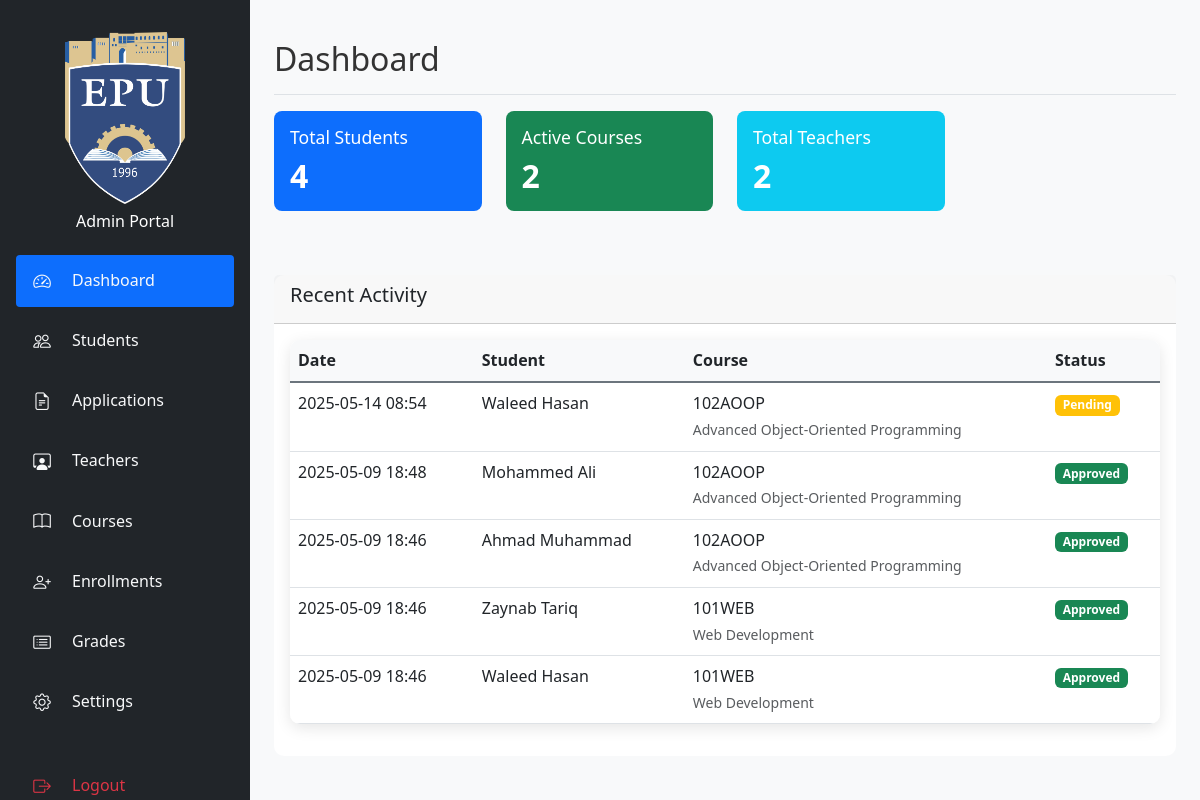
Page /src/admin/dashboard.php (signed in) on the committed database.
### tables this page shows
CREATE TABLE `enrollments` (
  `id` int(11) NOT NULL,
  `student_id` int(11) NOT NULL,
  `course_id` int(11) NOT NULL,
  `semester` varchar(20) NOT NULL,
  `year` int(11) NOT NULL,
  `grade` varchar(2) DEFAULT NULL,
  `created_at` timestamp NOT NULL DEFAULT current_timestamp(),
  `updated_at` timestamp NOT NULL DEFAULT current_timestamp() ON UPDATE current_timestamp(),
  `status` enum('pending','approved','rejected') NOT NULL DEFAULT 'pending',
  `numeric_grade` decimal(5,2) DEFAULT NULL,
  `updated_by` varchar(10) DEFAULT NULL COMMENT 'Format: T123 for teachers, A123 for admins'
);

CREATE TABLE `courses` (
  `id` int(11) NOT NULL,
  `course_code` varchar(20) NOT NULL,
  `course_name` varchar(100) NOT NULL,
  `instructor` varchar(100) NOT NULL,
  `schedule` varchar(100) NOT NULL,
  `department` varchar(100) NOT NULL,
  `credits` int(11) NOT NULL,
  `description` text DEFAULT NULL,
  `created_at` timestamp NOT NULL DEFAULT current_timestamp(),
  `updated_at` timestamp NOT NULL DEFAULT current_timestamp() ON UPDATE current_timestamp()
);

### src/admin/dashboard.php (the view, shortened to what this page needs)
<?php
$db = get_db_connection();
$numberofsutdnet = mysqli_fetch_assoc(mysqli_query($db, "SELECT COUNT(*) AS count FROM students"));
$total_courses = mysqli_fetch_assoc(mysqli_query($db, "SELECT COUNT(*) AS count FROM courses"));
$total_teachers = mysqli_fetch_assoc(mysqli_query($db, "SELECT COUNT(*) AS count FROM teachers"));
$recent_activities = $db->query("
    SELECT
        e.created_at as date,
        CONCAT(s.first_name, ' ', s.last_name) as student_name,
        c.course_code,
        c.course_name,
        e.status
    FROM enrollments e
    JOIN students s ON e.student_id = s.id
    JOIN courses c ON e.course_id = c.id
    ORDER BY e.created_at DESC
    LIMIT 5
");
?>
<!DOCTYPE html>
<html lang="en">
<head>
    <link href="https://cdn.jsdelivr.net/npm/bootstrap@5.3.0/dist/css/bootstrap.min.css" rel="stylesheet">
    <link rel="stylesheet" href="https://cdn.jsdelivr.net/npm/bootstrap-icons@1.7.2/font/bootstrap-icons.css">
    <link rel="stylesheet" href="../assets/css/style.css">
    <link rel="stylesheet" href="../assets/css/admin.css">
</head>
<body>
    <div class="container-fluid">
        <div class="row">
            <?php include 'Sidebar.php'; ?>
            <div class="col-md-9 col-lg-10 main-content">
                <div class="d-flex justify-content-between flex-wrap flex-md-nowrap align-items-center pt-3 pb-2 mb-3 border-bottom">
                    <h1 class="h2">Dashboard</h1>
                </div>
                <div class="row">
                    <div class="col-md-3 mb-4">
                        <div class="card dashboard-card bg-primary text-white">
                            <div class="card-body">
                                <h5 class="card-title">Total Students</h5>
                                <p class="card-text display-6"><?php echo $numberofsutdnet['count']; ?></p>
                            </div>
                        </div>
                    </div>
                    <div class="col-md-3 mb-4">
                        <div class="card dashboard-card bg-success text-white">
                            <div class="card-body">
                                <h5 class="card-title">Active Courses</h5>
                                <p class="card-text display-6"><?php echo $total_courses['count']; ?></p>
                            </div>
                        </div>
                    </div>
                    <div class="col-md-3 mb-4">
                        <div class="card dashboard-card bg-info text-white">
                            <div class="card-body">
                                <h5 class="card-title">Total Teachers</h5>
                                <p class="card-text display-6"><?php echo $total_teachers['count']; ?></p>
                            </div>
                        </div>
                    </div>
                </div>
                <div class="row mt-4">
                    <div class="col-12">
                        <div class="card">
                            <div class="card-header">
                                <h5 class="card-title">Recent Activity</h5>
                            </div>
                            <div class="card-body">
                                <div class="table-responsive">
                                    <table class="table">
                                        <thead>
                                            <tr>
                                                <th>Date</th>
                                                <th>Student</th>
                                                <th>Course</th>
                                                <th>Status</th>
                                            </tr>
                                        </thead>
                                        <tbody>
                                            <?php if ($recent_activities && $recent_activities->num_rows > 0): ?>
                                                <?php while ($activity = $recent_activities->fetch_assoc()): ?>
                                                    <tr>
                                                        <td><?php echo date('Y-m-d H:i', strtotime($activity['date'])); ?></td>
                                                        <td><?php echo htmlspecialchars($activity['student_name']); ?></td>
                                                        <td>
                                                            <?php echo htmlspecialchars($activity['course_code']); ?>
                                                            <br>
                                                            <small class="text-muted"><?php echo htmlspecialchars($activity['course_name']); ?></small>
                                                        </td>
                                                        <td>
                                                            <?php
                                                            $status_class = [
                                                                'pending' => 'warning',
                                                                'approved' => 'success',
                                                                'rejected' => 'danger'
                                                            ][$activity['status']];
                                                            ?>
                                                            <span class="badge bg-<?php echo $status_class; ?>">
                                                                <?php echo ucfirst($activity['status']); ?>
                                                            </span>
                                                        </td>
                                                    </tr>
                                                <?php endwhile; ?>
                                            <?php else: ?>
                                                <tr>
                                                    <td colspan="4" class="text-center">No recent activities found.</td>
                                                </tr>
                                            <?php endif; ?>
                                        </tbody>
                                    </table>
                                </div>
                            </div>
                        </div>
                    </div>
                </div>
            </div>
        </div>
    </div>
</body>
</html>

### src/admin/Sidebar.php
<div class="col-md-3 col-lg-2 d-md-block sidebar collapse">
    <div class="position-sticky pt-3">
        <div class="text-center mb-4">
            <img src="../assets/images/logo.png" alt="EPU Logo" class="img-fluid mb-2 logo-img">
            <h6 class="text-white">Admin Portal</h6>
        </div>
        <ul class="nav flex-column">
            <li class="nav-item">
                <a class="nav-link <?php echo basename($_SERVER['PHP_SELF']) === 'dashboard.php' ? 'active' : ''; ?>" href="dashboard.php">
                    <i class="bi bi-speedometer2 me-2"></i>
                    Dashboard
                </a>
            </li>
            <li class="nav-item">
                <a class="nav-link <?php echo basename($_SERVER['PHP_SELF']) === 'students.php' ? 'active' : ''; ?>" href="students.php">
                    <i class="bi bi-people me-2"></i>
                    Students
                </a>
            </li>
            <li class="nav-item">
                <a class="nav-link <?php echo basename($_SERVER['PHP_SELF']) === 'applications.php' ? 'active' : ''; ?>" href="applications.php">
                    <i class="bi bi-file-earmark-text me-2"></i>
                    Applications
                </a>
            </li>
            <li class="nav-item">
                <a class="nav-link <?php echo basename($_SERVER['PHP_SELF']) === 'teachers.php' ? 'active' : ''; ?>" href="teachers.php">
                    <i class="bi bi-person-workspace me-2"></i>
                    Teachers
                </a>
            </li>
            <li class="nav-item">
                <a class="nav-link <?php echo basename($_SERVER['PHP_SELF']) === 'courses.php' ? 'active' : ''; ?>" href="courses.php">
                    <i class="bi bi-book me-2"></i>
                    Courses
                </a>
            </li>
            <li class="nav-item">
                <a class="nav-link <?php echo basename($_SERVER['PHP_SELF']) === 'enrollments.php' ? 'active' : ''; ?>" href="enrollments.php">
                    <i class="bi bi-person-plus me-2"></i>
                    Enrollments
                </a>
            </li>
            <li class="nav-item">
                <a class="nav-link <?php echo basename($_SERVER['PHP_SELF']) === 'grades.php' ? 'active' : ''; ?>" href="grades.php">
                    <i class="bi bi-card-list me-2"></i>
                    Grades
                </a>
            </li>
            <li class="nav-item">
                <a class="nav-link <?php echo basename($_SERVER['PHP_SELF']) === 'settings.php' ? 'active' : ''; ?>" href="settings.php">
                    <i class="bi bi-gear me-2"></i>
                    Settings
                </a>
            </li>
            <li class="nav-item mt-4">
                <a class="nav-link text-danger" href="../includes/logout.php">
                    <i class="bi bi-box-arrow-right me-2"></i>
                    Logout
                </a>
            </li>
        </ul>
    </div>
</div>

### src/assets/css/style.css (style rules this page uses)
:root { --primary-color: #0d6efd; --secondary-color: #6c757d; --success-color: #198754; --danger-color: #dc3545; --warning-color: #ffc107; --info-color: #0dcaf0; --light-color: #f8f9fa; --dark-color: #212529; --sidebar-width: 250px; --header-height: 60px; }
html { font-size: 16px; }
body { font-family: 'Segoe UI', Tahoma, Geneva, Verdana, sans-serif; line-height: 1.6; color: #333; min-height: 100vh; display: flex; flex-direction: column; overflow-x: hidden; }
.card { border: none; border-radius: 10px; transition: transform 0.3s ease, box-shadow 0.3s ease; margin-bottom: 1rem; }
.text-danger { color: var(--danger-color) !important; }
.bg-primary { background-color: var(--primary-color) !important; }
.bg-success { background-color: var(--success-color) !important; }
.bg-warning { background-color: var(--warning-color) !important; }
.bg-info { background-color: var(--info-color) !important; }
.table-responsive { border-radius: 10px; box-shadow: 0 4px 15px rgba(0, 0, 0, 0.1); }
.table { margin-bottom: 0; }
.sidebar { background-color: var(--dark-color); min-height: 100vh; width: var(--sidebar-width); position: fixed; left: 0; top: 0; z-index: 1030; transition: all 0.3s ease; overflow-y: auto; padding: 1rem; }
.main-content { margin-left: var(--sidebar-width); transition: margin-left 0.3s ease; width: calc(100% - var(--sidebar-width)); }
.sidebar .logo-img { max-width: 120px; margin-bottom: 2rem; display: block; margin-left: auto; margin-right: auto; }
.sidebar .nav-link { color: var(--light-color); padding: 0.75rem 1rem; border-radius: 0.25rem; margin-bottom: 0.5rem; transition: all 0.3s ease; display: flex; align-items: center; gap: 0.75rem; }
.sidebar .nav-link.active { background-color: var(--primary-color); font-weight: 500; }
.sidebar .nav-link i { width: 20px; text-align: center; font-size: 1.1rem; }
.dashboard-card { transition: transform 0.2s; border: none; border-radius: 0.5rem; }
.dashboard-card .card-title { font-size: 1.1rem; margin-bottom: 0.5rem; }
.dashboard-card .card-text { font-size: 2rem; font-weight: bold; }
.table th { background-color: var(--light-color); border-bottom: 2px solid var(--secondary-color); }
.table-responsive { margin-bottom: 1rem; overflow-x: auto; -webkit-overflow-scrolling: touch; }
img { max-width: 100%; height: auto; }

### src/assets/css/admin.css (style rules this page uses)
.sidebar { background-color: var(--dark-color); min-height: 100vh; width: var(--sidebar-width); position: fixed; left: 0; top: 0; z-index: 1030; transition: all 0.3s ease; overflow-y: auto; padding: 1rem; }
.sidebar .logo-img { max-width: 120px; margin-bottom: 2rem; display: block; margin-left: auto; margin-right: auto; }
.sidebar .nav-link { color: var(--light-color); padding: 0.75rem 1rem; border-radius: 0.25rem; margin-bottom: 0.5rem; transition: all 0.3s ease; display: flex; align-items: center; gap: 0.75rem; }
.sidebar .nav-link.active { background-color: var(--primary-color); font-weight: 500; }
.sidebar .nav-link i { width: 20px; text-align: center; font-size: 1.1rem; }
.main-content { margin-left: var(--sidebar-width); padding: 1.5rem; background-color: var(--light-color); min-height: 100vh; transition: all 0.3s ease; width: calc(100% - var(--sidebar-width)); }
.dashboard-card { transition: transform 0.2s; border: none; border-radius: 0.5rem; }
.dashboard-card .card-title { font-size: 1.1rem; margin-bottom: 0.5rem; }
.dashboard-card .card-text { font-size: 2rem; font-weight: bold; }
.table { margin-bottom: 0; }
.table th { background-color: var(--light-color); border-bottom: 2px solid var(--secondary-color); }

### rows in the picture
enrollments: created_at "2025-05-14 08:54", student_name "Waleed Hasan", course.course_code "102AOOP", course.course_name "Advanced Object-Oriented Programming", status "Pending"
enrollments: created_at "2025-05-09 18:48", student_name "Mohammed Ali", course.course_code "102AOOP", course.course_name "Advanced Object-Oriented Programming", status "Approved"
enrollments: created_at "2025-05-09 18:46", student_name "Ahmad Muhammad", course.course_code "102AOOP", course.course_name "Advanced Object-Oriented Programming", status "Approved"
enrollments: created_at "2025-05-09 18:46", student_name "Zaynab Tariq", course.course_code "101WEB", course.course_name "Web Development", status "Approved"
enrollments: created_at "2025-05-09 18:46", student_name "Waleed Hasan", course.course_code "101WEB", course.course_name "Web Development", status "Approved"

### other values in the picture
$numberofsutdnet['count'] "4"
$total_courses['count'] "2"
$total_teachers['count'] "2"
